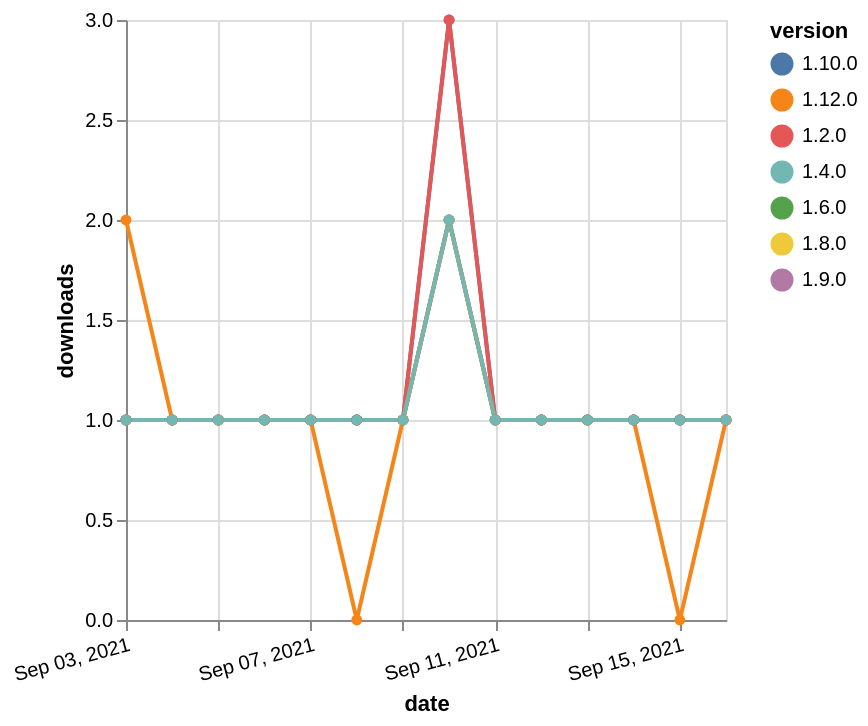

Write a Vega-Lite specification for this figure.
### Vega-Lite specification from a JSON file in a GitHub repository (floating-point values rounded to 4 significant figures)
{"$schema": "https://vega.github.io/schema/vega-lite/v5.json", "description": "A simple bar chart with embedded data.", "data": {"values": [{"date": "2021-09-03", "total": 161, "delta": 1, "version": "1.6.0"}, {"date": "2021-09-04", "total": 162, "delta": 1, "version": "1.6.0"}, {"date": "2021-09-05", "total": 163, "delta": 1, "version": "1.6.0"}, {"date": "2021-09-06", "total": 164, "delta": 1, "version": "1.6.0"}, {"date": "2021-09-07", "total": 165, "delta": 1, "version": "1.6.0"}, {"date": "2021-09-08", "total": 166, "delta": 1, "version": "1.6.0"}, {"date": "2021-09-09", "total": 167, "delta": 1, "version": "1.6.0"}, {"date": "2021-09-10", "total": 169, "delta": 2, "version": "1.6.0"}, {"date": "2021-09-11", "total": 170, "delta": 1, "version": "1.6.0"}, {"date": "2021-09-12", "total": 171, "delta": 1, "version": "1.6.0"}, {"date": "2021-09-13", "total": 172, "delta": 1, "version": "1.6.0"}, {"date": "2021-09-14", "total": 173, "delta": 1, "version": "1.6.0"}, {"date": "2021-09-15", "total": 174, "delta": 1, "version": "1.6.0"}, {"date": "2021-09-16", "total": 175, "delta": 1, "version": "1.6.0"}, {"date": "2021-09-03", "total": 146, "delta": 1, "version": "1.8.0"}, {"date": "2021-09-04", "total": 147, "delta": 1, "version": "1.8.0"}, {"date": "2021-09-05", "total": 148, "delta": 1, "version": "1.8.0"}, {"date": "2021-09-06", "total": 149, "delta": 1, "version": "1.8.0"}, {"date": "2021-09-07", "total": 150, "delta": 1, "version": "1.8.0"}, {"date": "2021-09-08", "total": 151, "delta": 1, "version": "1.8.0"}, {"date": "2021-09-09", "total": 152, "delta": 1, "version": "1.8.0"}, {"date": "2021-09-10", "total": 154, "delta": 2, "version": "1.8.0"}, {"date": "2021-09-11", "total": 155, "delta": 1, "version": "1.8.0"}, {"date": "2021-09-12", "total": 156, "delta": 1, "version": "1.8.0"}, {"date": "2021-09-13", "total": 157, "delta": 1, "version": "1.8.0"}, {"date": "2021-09-14", "total": 158, "delta": 1, "version": "1.8.0"}, {"date": "2021-09-15", "total": 159, "delta": 1, "version": "1.8.0"}, {"date": "2021-09-16", "total": 160, "delta": 1, "version": "1.8.0"}, {"date": "2021-09-03", "total": 143, "delta": 1, "version": "1.9.0"}, {"date": "2021-09-04", "total": 144, "delta": 1, "version": "1.9.0"}, {"date": "2021-09-05", "total": 145, "delta": 1, "version": "1.9.0"}, {"date": "2021-09-06", "total": 146, "delta": 1, "version": "1.9.0"}, {"date": "2021-09-07", "total": 147, "delta": 1, "version": "1.9.0"}, {"date": "2021-09-08", "total": 148, "delta": 1, "version": "1.9.0"}, {"date": "2021-09-09", "total": 149, "delta": 1, "version": "1.9.0"}, {"date": "2021-09-10", "total": 151, "delta": 2, "version": "1.9.0"}, {"date": "2021-09-11", "total": 152, "delta": 1, "version": "1.9.0"}, {"date": "2021-09-12", "total": 153, "delta": 1, "version": "1.9.0"}, {"date": "2021-09-13", "total": 154, "delta": 1, "version": "1.9.0"}, {"date": "2021-09-14", "total": 155, "delta": 1, "version": "1.9.0"}, {"date": "2021-09-15", "total": 156, "delta": 1, "version": "1.9.0"}, {"date": "2021-09-16", "total": 157, "delta": 1, "version": "1.9.0"}, {"date": "2021-09-03", "total": 169, "delta": 1, "version": "1.10.0"}, {"date": "2021-09-04", "total": 170, "delta": 1, "version": "1.10.0"}, {"date": "2021-09-05", "total": 171, "delta": 1, "version": "1.10.0"}, {"date": "2021-09-06", "total": 172, "delta": 1, "version": "1.10.0"}, {"date": "2021-09-07", "total": 173, "delta": 1, "version": "1.10.0"}, {"date": "2021-09-08", "total": 174, "delta": 1, "version": "1.10.0"}, {"date": "2021-09-09", "total": 175, "delta": 1, "version": "1.10.0"}, {"date": "2021-09-10", "total": 178, "delta": 3, "version": "1.10.0"}, {"date": "2021-09-11", "total": 179, "delta": 1, "version": "1.10.0"}, {"date": "2021-09-12", "total": 180, "delta": 1, "version": "1.10.0"}, {"date": "2021-09-13", "total": 181, "delta": 1, "version": "1.10.0"}, {"date": "2021-09-14", "total": 182, "delta": 1, "version": "1.10.0"}, {"date": "2021-09-15", "total": 183, "delta": 1, "version": "1.10.0"}, {"date": "2021-09-16", "total": 184, "delta": 1, "version": "1.10.0"}, {"date": "2021-09-03", "total": 330, "delta": 1, "version": "1.2.0"}, {"date": "2021-09-04", "total": 331, "delta": 1, "version": "1.2.0"}, {"date": "2021-09-05", "total": 332, "delta": 1, "version": "1.2.0"}, {"date": "2021-09-06", "total": 333, "delta": 1, "version": "1.2.0"}, {"date": "2021-09-07", "total": 334, "delta": 1, "version": "1.2.0"}, {"date": "2021-09-08", "total": 335, "delta": 1, "version": "1.2.0"}, {"date": "2021-09-09", "total": 336, "delta": 1, "version": "1.2.0"}, {"date": "2021-09-10", "total": 339, "delta": 3, "version": "1.2.0"}, {"date": "2021-09-11", "total": 340, "delta": 1, "version": "1.2.0"}, {"date": "2021-09-12", "total": 341, "delta": 1, "version": "1.2.0"}, {"date": "2021-09-13", "total": 342, "delta": 1, "version": "1.2.0"}, {"date": "2021-09-14", "total": 343, "delta": 1, "version": "1.2.0"}, {"date": "2021-09-15", "total": 344, "delta": 1, "version": "1.2.0"}, {"date": "2021-09-16", "total": 345, "delta": 1, "version": "1.2.0"}, {"date": "2021-09-03", "total": 115, "delta": 2, "version": "1.12.0"}, {"date": "2021-09-04", "total": 116, "delta": 1, "version": "1.12.0"}, {"date": "2021-09-05", "total": 117, "delta": 1, "version": "1.12.0"}, {"date": "2021-09-06", "total": 118, "delta": 1, "version": "1.12.0"}, {"date": "2021-09-07", "total": 119, "delta": 1, "version": "1.12.0"}, {"date": "2021-09-08", "total": 119, "delta": 0, "version": "1.12.0"}, {"date": "2021-09-09", "total": 120, "delta": 1, "version": "1.12.0"}, {"date": "2021-09-10", "total": 122, "delta": 2, "version": "1.12.0"}, {"date": "2021-09-11", "total": 123, "delta": 1, "version": "1.12.0"}, {"date": "2021-09-12", "total": 124, "delta": 1, "version": "1.12.0"}, {"date": "2021-09-13", "total": 125, "delta": 1, "version": "1.12.0"}, {"date": "2021-09-14", "total": 126, "delta": 1, "version": "1.12.0"}, {"date": "2021-09-15", "total": 126, "delta": 0, "version": "1.12.0"}, {"date": "2021-09-16", "total": 127, "delta": 1, "version": "1.12.0"}, {"date": "2021-09-03", "total": 170, "delta": 1, "version": "1.4.0"}, {"date": "2021-09-04", "total": 171, "delta": 1, "version": "1.4.0"}, {"date": "2021-09-05", "total": 172, "delta": 1, "version": "1.4.0"}, {"date": "2021-09-06", "total": 173, "delta": 1, "version": "1.4.0"}, {"date": "2021-09-07", "total": 174, "delta": 1, "version": "1.4.0"}, {"date": "2021-09-08", "total": 175, "delta": 1, "version": "1.4.0"}, {"date": "2021-09-09", "total": 176, "delta": 1, "version": "1.4.0"}, {"date": "2021-09-10", "total": 178, "delta": 2, "version": "1.4.0"}, {"date": "2021-09-11", "total": 179, "delta": 1, "version": "1.4.0"}, {"date": "2021-09-12", "total": 180, "delta": 1, "version": "1.4.0"}, {"date": "2021-09-13", "total": 181, "delta": 1, "version": "1.4.0"}, {"date": "2021-09-14", "total": 182, "delta": 1, "version": "1.4.0"}, {"date": "2021-09-15", "total": 183, "delta": 1, "version": "1.4.0"}, {"date": "2021-09-16", "total": 184, "delta": 1, "version": "1.4.0"}]}, "width": "container", "mark": {"type": "line", "point": {"filled": true}}, "encoding": {"x": {"field": "date", "type": "temporal", "timeUnit": "yearmonthdate", "title": "date", "axis": {"labelAngle": -15}}, "y": {"field": "delta", "type": "quantitative", "title": "downloads"}, "color": {"field": "version", "type": "nominal"}, "tooltip": {"field": "delta"}}}
